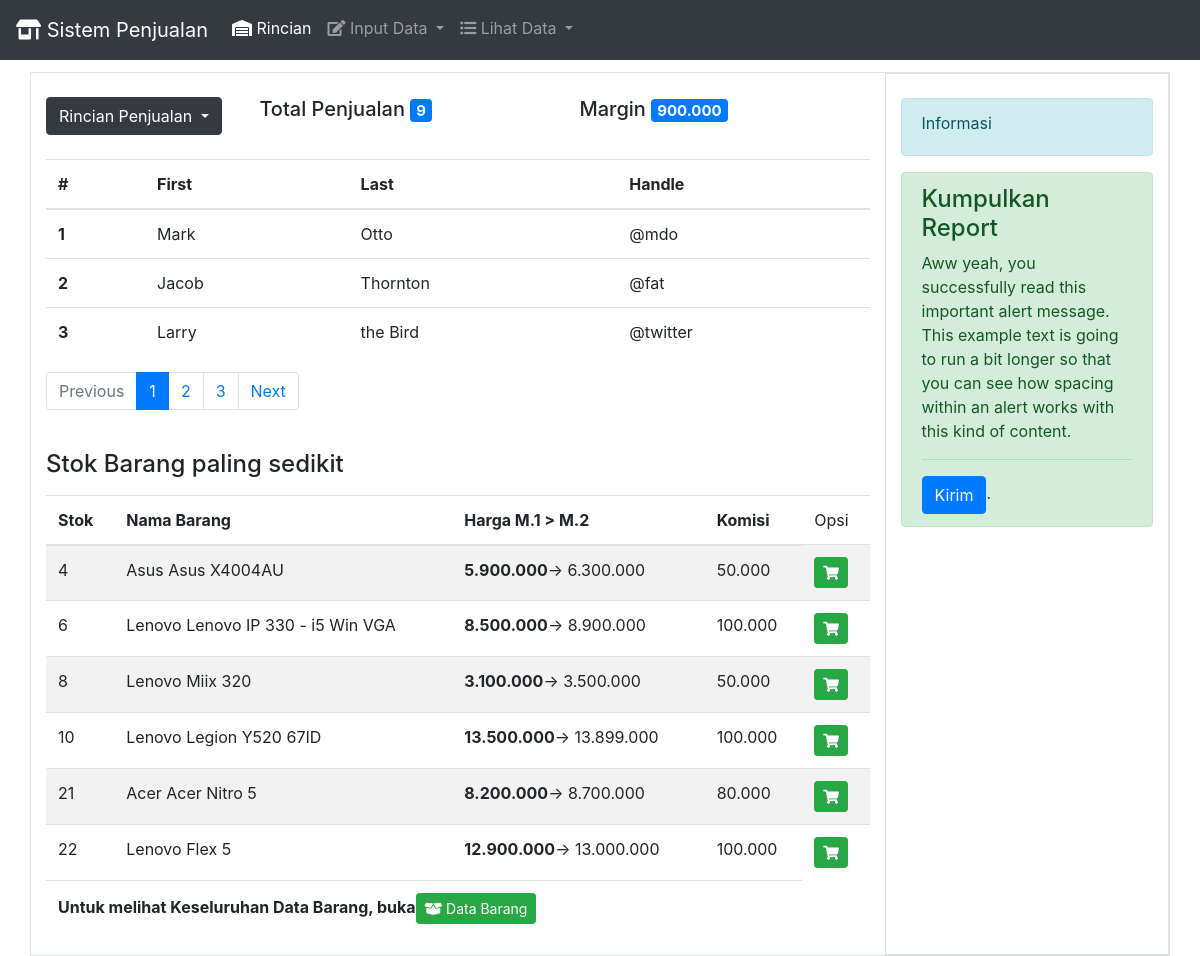
Before: / with the older database file.
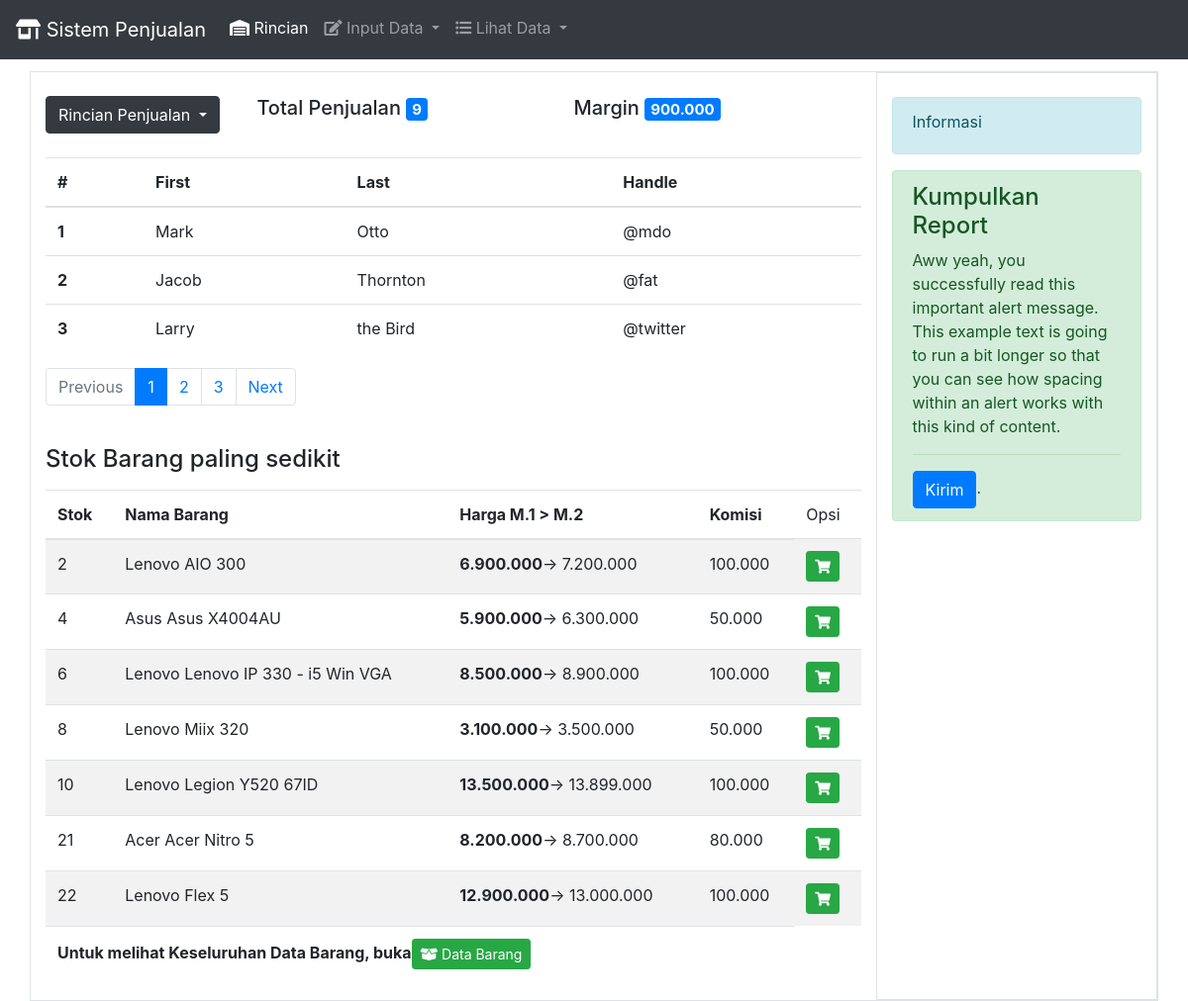
After: the same page with the newer database file.
### tables this page shows
CREATE TABLE `data_barang` (
  `kode_barang` int(11) NOT NULL AUTO_INCREMENT,
  `nama_barang` varchar(255) DEFAULT NULL,
  `deskripsi` varchar(255) DEFAULT NULL,
  `stok` int(11) DEFAULT NULL,
  `brand` varchar(255) DEFAULT NULL,
  `harga_modal` int(11) DEFAULT NULL,
  `harga_m2` int(11) DEFAULT NULL,
  `komisi` int(11) DEFAULT NULL,
  PRIMARY KEY (`kode_barang`)
);

### index.php (the view, shortened to what the changed rows need)
<!doctype html>
<html lang="id">
  <head>
<link rel="stylesheet" href="https://use.fontawesome.com/releases/v5.7.0/css/all.css">
<link rel="stylesheet" href="css/bootstrap.min.css">
  </head>
  <body>
<br><br><br>
<div class="container">
        <div class="row border">
            <div class="col-sm-9">
<br>
            <br/>
                 <table class="table">
                <thead>
                    <tr>
                    <th scope="col">#</th>
                    <th scope="col">First</th>
                    <th scope="col">Last</th>
                    <th scope="col">Handle</th>
                    </tr>
                </thead>
                <tbody>
                    <tr>
                    <th scope="row">1</th>
                    </tr>
                    <tr>
                    <th scope="row">2</th>
                    </tr>
                    <tr>
                    <th scope="row">3</th>
                    </tr>
                </tbody>
                </table>
                <br>
                <table class="table table-striped">
                <thead>
                    <tr>
                    <th scope="col">Stok</th>
                    <th scope="col">Nama Barang</th>
                    <th scope="col">Harga M.1 > M.2</th>
                    <th scope="col">Komisi</th>
                    <td>Opsi</td>
                    </tr>
                </thead>
                <tfoot>
                    <tr>
                        <th colspan="4">
                            <label>Untuk melihat Keseluruhan Data Barang, buka </label><a href="lihatbarang.php"><button class="btn btn-success btn-sm"> <span class="fa fa-box-open"></span> Data Barang</button></a>
                        </th></tr>
                </tfoot>
                <tbody>
                    <?php
                    include 'koneksi.php';
                    $querybarang="SELECT * FROM data_barang ORDER BY stok ASC LIMIT 8";
                    $data=mysqli_query($conn, $querybarang);
                    while ($hasil=mysqli_fetch_array($data)) {
                        ?>
                        <tr>
                            <td><?php echo $hasil['stok'] ?></td>
                            <td><?php echo $hasil['brand'] ?> <?php echo $hasil['nama_barang'] ?></td>
                            <td><?php echo "<b>".number_format($hasil['harga_modal'],0,",",".")."</b>";  ?>-> <?php echo number_format($hasil['harga_m2'],0,",","."); ?></td>
                            <td><?php echo number_format($hasil['komisi'],0,",","."); ?></td>
                            <td><a href="inputpenjualan.php?kode_barang=<?php echo $hasil['kode_barang']; ?>" title="Jual Barang ini"><button class="btn btn-success btn-sm"><span class="fa fa-shopping-cart"></span></button></a></td>
                        </tr>
                        <?php
                    }
                     ?>
                </tbody>
                </table>
            </div>
        </div>
    </div>
  </body>
</html>

Changed rows visible on the page:
added data_barang: stok "2", brand "Lenovo", nama_barang "AIO 300", harga_modal "6.900.000", harga_m2 "7.200.000", komisi "100.000"
